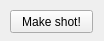
<?xml version="1.0" encoding="UTF-8"?>
<ui version="4.0">
 <class>TinyScreenshoter</class>
 <widget class="QMainWindow" name="TinyScreenshoter">
  <property name="geometry">
   <rect>
    <x>0</x>
    <y>0</y>
    <width>104</width>
    <height>41</height>
   </rect>
  </property>
  <property name="windowTitle">
   <string>TinyScreenshoter</string>
  </property>
  <widget class="QWidget" name="centralWidget">
   <widget class="QPushButton" name="makeShot">
    <property name="geometry">
     <rect>
      <x>10</x>
      <y>10</y>
      <width>83</width>
      <height>23</height>
     </rect>
    </property>
    <property name="text">
     <string>Make shot!</string>
    </property>
   </widget>
  </widget>
 </widget>
 <layoutdefault spacing="6" margin="11"/>
 <resources/>
 <connections/>
</ui>
